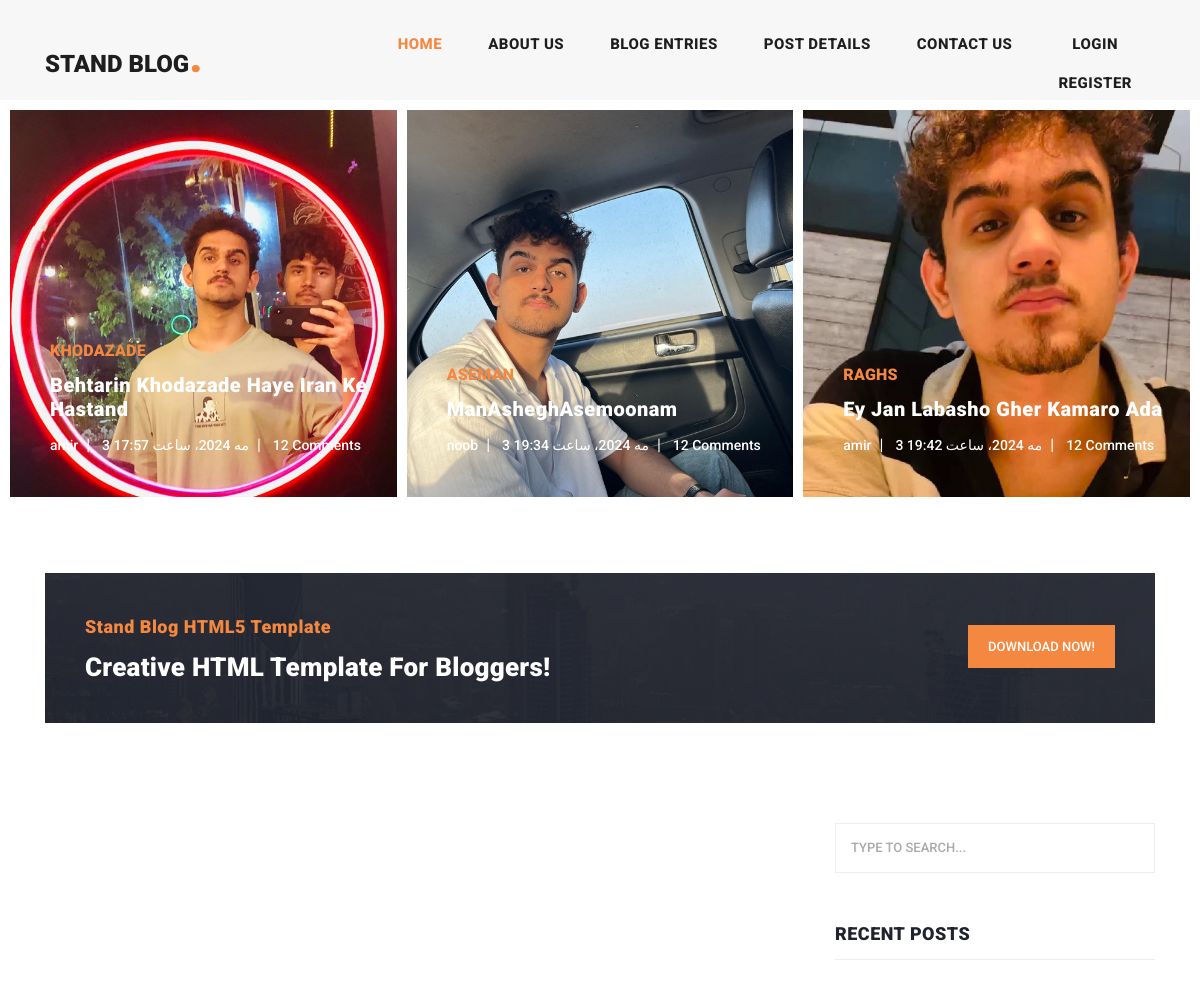
Before: /blog/ (upper part) with the older database file.
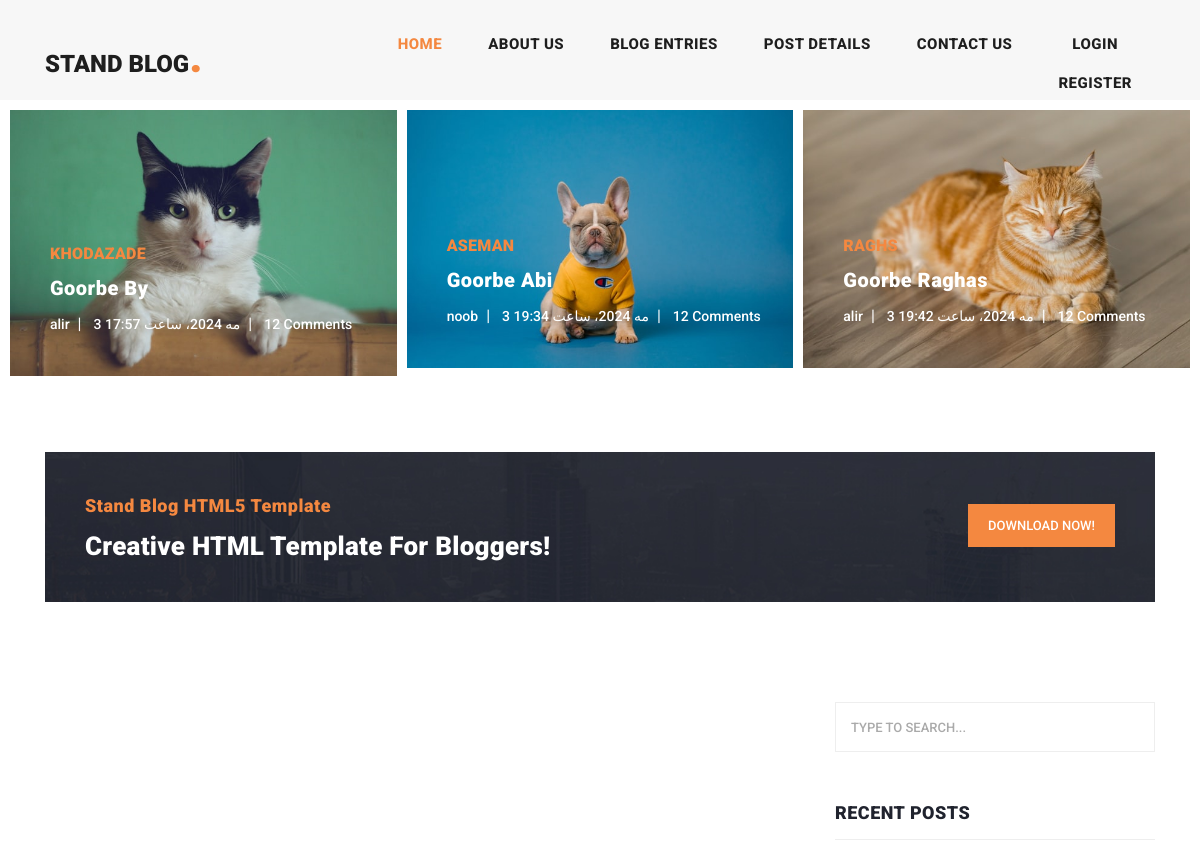
After: the same page with the newer database file.
### home/models.py (models this page shows, shortened)
class Article(models.Model):
    author = models.ForeignKey(User, on_delete=models.CASCADE,verbose_name='نویسنده')
    title = models.CharField(max_length=30,verbose_name='عنوان')
    description = models.CharField(max_length=100,verbose_name='توضیحات')
    date = models.DateTimeField(auto_now_add=True,verbose_name='تاریخ انتشار')
    image = models.ImageField(null=True, upload_to='media',verbose_name='عکس')
    class Meta:
        verbose_name = "مقاله"
        verbose_name_plural = 'مقالات'

### home/views.py (the view)
# urls.py: path('blog/', views.ArticleList.as_view(), name='blog'),
class ArticleList(ListView):
    articles = Article.objects.all()
    blog_articles = BlogsArticle.objects.all()
    template_name = "home/blog.html"

### home/views.py (called while the page is built)
    def get(self, request):
        return render(request, self.template_name, {"articles": self.articles, "blog_articles": self.blog_articles})

### home/templates/home/blog.html (shortened to what this page needs)
{% extends 'base.html' %}
{% load static %}
{% block content %}
    {% include 'includes/banner.html' %}
    <section class="call-to-action">
        <div class="container">
            <div class="row">
                <div class="col-lg-12">
                    <div class="main-content">
                        <div class="row">
                            <div class="col-lg-8">
                                <span>Stand Blog HTML5 Template</span>
                                <h4>Creative HTML Template For Bloggers!</h4>
                            </div>
                            <div class="col-lg-4">
                                <div class="main-button">
                                    <a href="https://templatemo.com/tm-551-stand-blog" target="_parent">Download
                                        Now!</a>
                                </div>
                            </div>
                        </div>
                    </div>
                </div>
            </div>
        </div>
    </section>
    <section class="blog-posts grid-system">
        <div class="container">
            <div class="row">
                <div class="col-lg-8">
                </div>
                <div class="col-lg-4">
                    <div class="sidebar">
                        <div class="row">
                            <div class="col-lg-12">
                                <div class="sidebar-item search">
                                    <form id="search_form" name="gs" method="GET" action="#">
                                        <input type="text" name="q" class="searchText" placeholder="type to search..."
                                               autocomplete="on">
                                    </form>
                                </div>
                            </div>
                            <div class="col-lg-12">
                                <div class="sidebar-item recent-posts">
                                    <div class="sidebar-heading">
                                        <h2>Recent Posts</h2>
                                    </div>
                                </div>
                            </div>
                        </div>
                    </div>
                </div>
            </div>
        </div>
    </section>
{% endblock %}

### templates/includes/banner.html
{% load static %}
<div class="main-banner header-text">
    <div class="container-fluid">
        <div class="owl-banner owl-carousel">
            {% for article in articles %}
                <div class="item">
                    <img src="{{ article.image.url }}" alt=""/>
                    <div class="item-content">
                        <div class="main-content">
                            <div class="meta-category">
                                <span>{{ article.title }}</span>
                            </div>
                            <a href="post-details.html"
                            ><h4>{{ article.description }}</h4></a
                            >
                            <ul class="post-info">
                                <li><a href="#">{{ article.author }}</a></li>
                                <li><a href="#">{{ article.date }}</a></li>
                                <li><a href="#">12 Comments</a></li>
                            </ul>
                        </div>
                    </div>
                </div>
            {% endfor %}
        </div>
    </div>
</div>

Changed rows visible on the page:
changed Article "KHODAZADE": image: a different picture; description "Behtarin Khodazade Haye Iran Ke Hastand" → "Goorbe By"; author "amir" → "alir"
changed Article "ASEMAN": image: a different picture; description "ManAsheghAsemoonam" → "Goorbe Abi"
changed Article "RAGHS": image: a different picture; description "Ey Jan Labasho Gher Kamaro Ada" → "Goorbe Raghas"; author "amir" → "alir"
